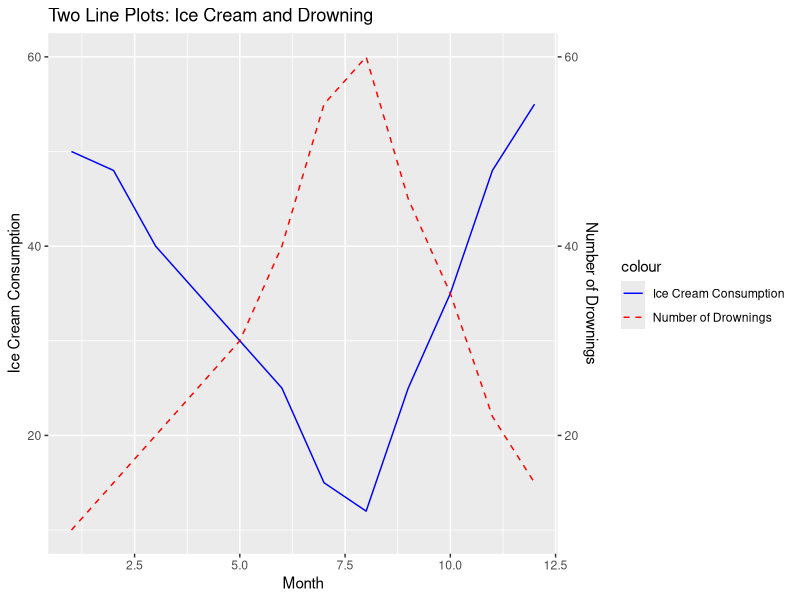

The R source for this figure:
## ---- chunk 1
library(ggplot2)
library(dplyr)
month <- c(1:12)
ice_cream_consumption <- c(50, 48, 40, 35, 30, 25, 15, 12, 25, 35, 48, 55)
drownings <- c(10, 15, 20, 25, 30, 40, 55, 60, 45, 35, 22, 15)

df1 <- data.frame(month, ice_cream_consumption)
df2 <- data.frame(month, drownings)


ggplot() +
  geom_line(data = df1, aes(x = month, y = ice_cream_consumption, color = "Ice Cream Consumption"), linetype = "solid") +
  geom_line(data = df2, aes(x = month, y = drownings, color = "Number of Drownings"), linetype = "dashed") +
  scale_y_continuous(name = "Ice Cream Consumption", sec.axis = sec_axis(~., name = "Number of Drownings")) +
  scale_color_manual(values = c("Ice Cream Consumption" = "blue", "Number of Drownings" = "red")) +
  labs(x = "Month") +
  ggtitle("Two Line Plots: Ice Cream and Drowning")
